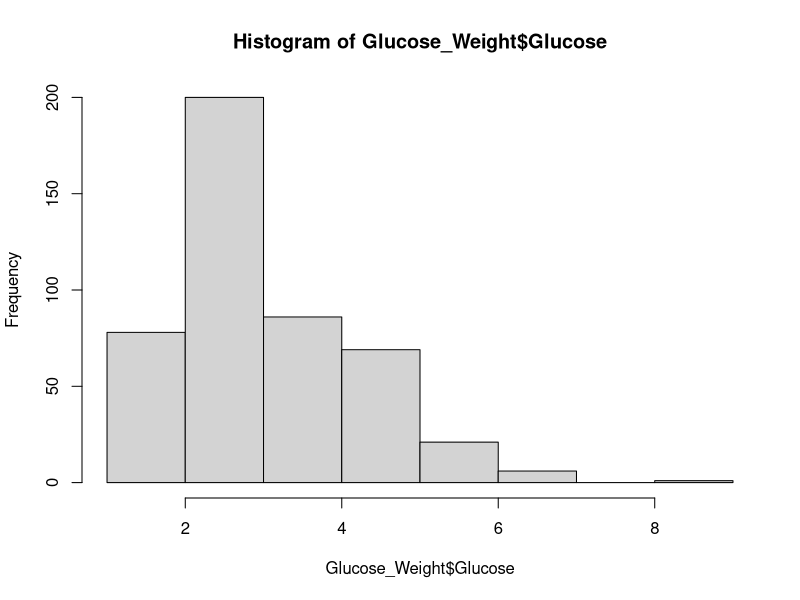

The R source for this figure: (Note: this script raises an error after producing the figure.)
#Import data
Glucose_Weight <- read.csv("Data/Glucose/Glucose_Weight.csv")

#Check structure
Glucose_Weight$Sex <- as.factor(Glucose_Weight$Sex)
Glucose_Weight$Group <- as.factor(Glucose_Weight$Group)
Glucose_Weight$Meter <- as.factor(Glucose_Weight$Meter)

hist(Glucose_Weight$Glucose)
#Very high reading confirmed to be correct



Boxplot_Glucose <- ggplot(data = Glucose_Weight) +
  geom_boxplot(mapping = aes(x = Sex, y = Glucose, fill = Group)) +
  facet_grid(~Group)

Boxplot_Glucose

Summary_Glucose <- summarySE(Glucose_Weight, measurevar="Glucose", groupvars=c("Group", "Sex"))

Repeatability_Glucose <- rpt(Glucose ~ Meter + Sex + Group + (1 | Fish_ID), grname = "Fish_ID", data = Glucose_Weight, datatype = "Gaussian", 
                           nboot = 10000, npermut = 10000)

Repeatability_Glucose

Mixed_Model_Glucose <- lmer(Glucose ~ Sex + Group + (1|Fish_ID), data=Glucose_Weight)
summary(Mixed_Model_Glucose)
tab_model(Mixed_Model_Glucose)
